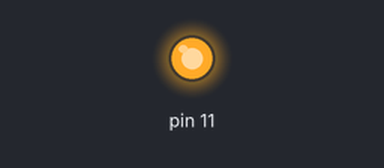
A sketch run on a simulated Arduino Uno, built with avr-gcc and run on an emulated ATmega328P. Parts: output pins drawn as LEDs (lit = HIGH).

Above: at 0.1 s.
Timing chart, 0 to 1.6 s (numbered marks = the images above):
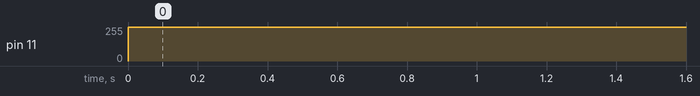

The sketch:

mighty_lahdi_tumelo1__5_.ino
```cpp
// C++ code
//
int tempo = 0;

int i = 0;

void setup()
{
  pinMode(11, OUTPUT);

  tempo = 1000;
}

void loop()
{
  for (i = 0; i <= 255; i += 5) {
    analogWrite(11, i);
  }
  delay(50); // Wait for 50 millisecond(s)
}
```

Measured:
- by itself, pin 11: 0/255 → 255/255 at 0.00 s
